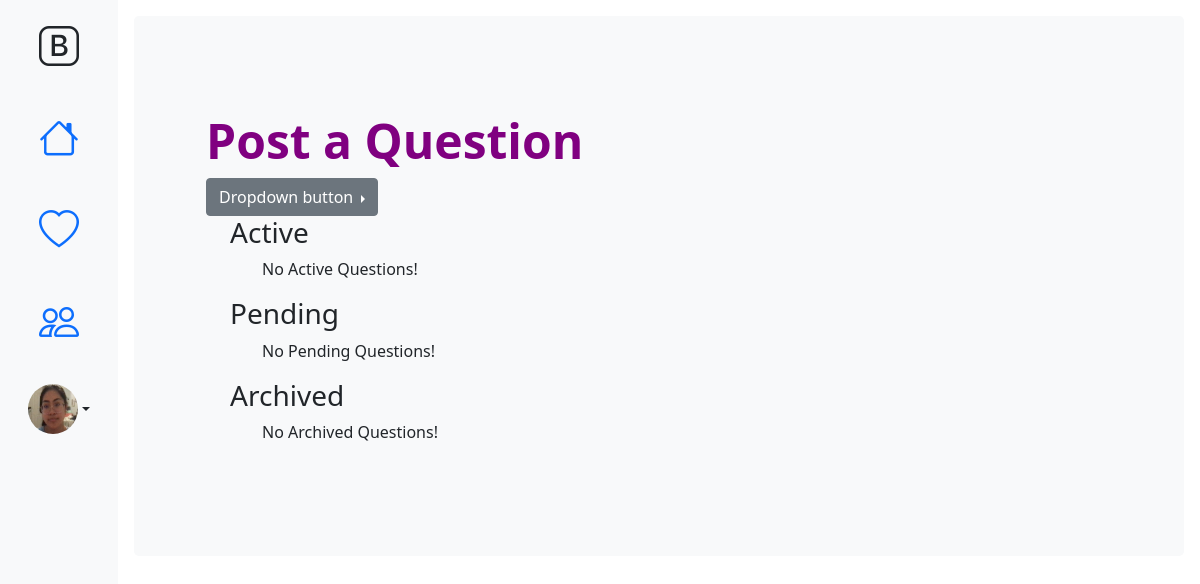
The app's page /user/ (signed in), older data.
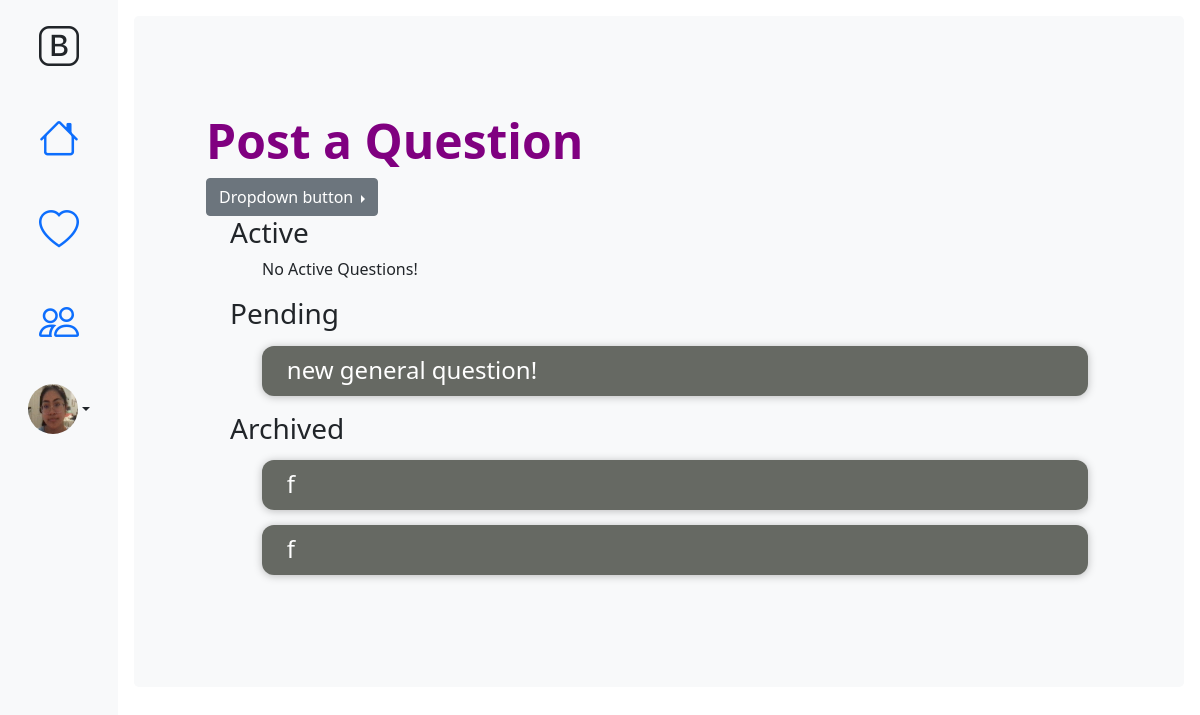
The same page, newer data.
### firstApp/models.py (models this page shows, shortened)
class UserProfileInfo(models.Model):
    user = models.OneToOneField(User,on_delete=models.CASCADE)
    FIELD = models.TextChoices('FIELDTYPE', 'Medical Engineering Education Home General')
    USERTYPE = models.TextChoices('USERTYPE', 'User Specialist')
    profile_pic = models.ImageField(upload_to='profile_pics',blank=True)
    user_type = models.CharField(choices=USERTYPE.choices, max_length=10, default="User")
    field = models.CharField(choices=FIELD.choices, max_length=12, default="General")
    slug = models.SlugField(null=True)

class Question(models.Model):
    PROGRESSTYPE = models.TextChoices('PROGRESSTYPE', 'Active Pending Archived')
    FIELDTYPE = models.TextChoices('FIELDTYPE', 'Medical Engineering Education Home General')
    title = models.CharField(max_length=200)
    author = models.ForeignKey('auth.User', on_delete=models.CASCADE, null=True)
    text = models.TextField()
    created_date = models.DateTimeField(default=timezone.now)
    price = models.PositiveIntegerField(default=1)
    field_type = models.CharField(choices=FIELDTYPE.choices, max_length=12, default="General")
    progress_type = models.CharField(choices=PROGRESSTYPE.choices, max_length=12, default="Pending")
    room = models.CharField(max_length=6, default="")

### firstApp/views.py (the view)
# urls.py: path('user/',views.HomeUserViewList.as_view(),name="home"),
class HomeUserViewList(LoginRequiredMixin,ListView):
    login_url = '/about/'
    redirect_field_name = ''
    template_name = 'firstApp/home_list.html'
    context_object_name = 'questions'
    model = Question
    def get_queryset(self):
         if self.request.user.is_authenticated:
             return Question.objects.filter(author=self.request.user)
         else:
             return Question.objects.none()
    def get_context_data(self,**kwargs):
        context = super(HomeUserViewList,self).get_context_data(**kwargs)
        context['form']=QuestionForm()
        context['active_questions']=Question.objects.filter(progress_type= 'Active',author=self.request.user)
        context['pending_questions']=Question.objects.filter(progress_type= 'Pending', author=self.request.user)
        context['archived_questions']=Question.objects.filter(progress_type= 'Archived', author=self.request.user)
        return context

### firstApp/context_processors.py (called while the page is built)
def firstContext(request):
    try:
        if request.user.is_authenticated:
            profile = get_object_or_404(UserProfileInfo,user=request.user)
            return {
                'profile': profile
            }
        return {'empty': ''}
    except:
        return {'profile':'hi'}

### firstApp/templates/firstApp/home_list.html (shortened to what this page needs)
{% extends "firstApp/base2.html" %}
{% block body_block %}
<div class="p-5 mb-4 bg-light rounded-3">
      <div class="container-fluid py-5">
        <h1 class="display-5 fw-bold color-me">Post a Question</h1>
        <div class="dropend">
          <button class="btn btn-secondary dropdown-toggle" type="button" id="dropdownMenuButton1" data-bs-toggle="dropdown" aria-expanded="false">
            Dropdown button
          </button>
        </div>
        <div class="container">
          <div class="centerstage">
            <h3>Active</h3>
            <ul>
              {% for question in active_questions %}
              <div class="whole-post" onclick="location.href='{%url 'firstApp:userRoom' slug=question.room %}'">
                <div class="question-list-item">
              <h4>{{question.title}}</h4>
              </div>
              </div>
              {%empty%}
              <p>No Active Questions!</p>
              {% endfor %}
            </ul>
          </div>
          <div class="centerstage">
            <h3>Pending</h3>
            <ul>
              {% for question in pending_questions %}
              <div class="whole-post" onclick="location.href = {{question.id}}">
                <div class="question-list-item">
              <h4>{{question.title}}</h4>
              </div>
              </div>
              {%empty%}
              <p>No Pending Questions!</p>
              {% endfor %}
            </ul>
          </div>
          <div class="centerstage">
            <h3>Archived</h3>
            <ol>
              {% for question in archived_questions %}
              <div class="whole-post" onclick="location.href = {{question.id}}">
                <div class="question-list-item">
              <h4>{{question.title}}</h4>
              </div>
              </div>
              {%empty%}
              <p>No Archived Questions!</p>
              {% endfor %}
            </ol>
          </div>
        </div>
      </div>
    </div>
{% endblock %}

### firstApp/templates/firstApp/base2.html (shortened to what this page needs)
<!DOCTYPE html>
{% load static %}
<html lang="en" dir="ltr">
  <head>
    <link rel="stylesheet" href="{% static "css/style5.css" %}">
    <link rel="stylesheet" href="https://cdn.jsdelivr.net/npm/bootstrap-icons@1.4.0/font/bootstrap-icons.css">
    <link href="https://cdn.jsdelivr.net/npm/bootstrap@5.1.0/dist/css/bootstrap.min.css" rel="stylesheet">
  </head>
  <body>
    <div class="container-fluid">
        <div class="row">
            <div class="col-sm-auto bg-light sticky-top">
                <div class="d-flex flex-sm-column flex-row flex-nowrap bg-light align-items-center sticky-top">
                    <a href="{% url 'firstApp:about'%}" class="d-block p-3 link-dark text-decoration-none" title="" data-bs-toggle="tooltip" data-bs-placement="right" data-bs-original-title="Icon-only">
                        <i class="bi-bootstrap fs-1"></i>
                    </a>
                    <ul class="nav nav-pills nav-flush flex-sm-column flex-row flex-nowrap mb-auto mx-auto text-center align-items-center">
                        <li class="nav-item">
                            {% if profile.user_type == 'User' %}
                            <a href="{% url 'firstApp:home'%}" class="nav-link py-3 px-2" title="" data-bs-toggle="tooltip" data-bs-placement="right" data-bs-original-title="Home">
                                <i class="bi-house fs-1"></i>
                            </a>
                            {%else%}
                            <a href="{% url 'firstApp:homeSpecialist'%}" class="nav-link py-3 px-2" title="" data-bs-toggle="tooltip" data-bs-placement="right" data-bs-original-title="Home">
                                <i class="bi-house fs-1"></i>
                            </a>
                            {% endif %}
                        </li>
                        <li>
                            <a href="#" class="nav-link py-3 px-2" title="" data-bs-toggle="tooltip" data-bs-placement="right" data-bs-original-title="Products">
                                <i class="bi-heart fs-1"></i>
                            </a>
                        </li>
                        <li>
                            <a href="#" class="nav-link py-3 px-2" title="" data-bs-toggle="tooltip" data-bs-placement="right" data-bs-original-title="Customers">
                                <i class="bi-people fs-1"></i>
                            </a>
                        </li>
                    </ul>
                    <div class="dropdown">
                        <a href="#" class="d-flex align-items-center justify-content-center p-3 link-dark text-decoration-none dropdown-toggle" id="dropdownUser3" data-bs-toggle="dropdown" aria-expanded="false">
                            {%if profile.profile_pic %}
                            <img class="image-rounded" height="50px" width="50px" src="{{profile.profile_pic.url}}" alt="">
                            {%else%}
                            <i class="bi-person-circle h2"></i>
                            {%endif%}
                        </a>
                    </div>
                </div>
            </div>
            <div class="col-sm p-3 min-vh-100">
              {% block body_block %}
              {% endblock %}
            </div>
        </div>
    </div>
  </body>
</html>

### firstApp/static/css/style5.css (style rules this page uses)
.color-me { color: purple !important; }
.image-rounded { border-radius: 50%; }
.whole-post { background-color: #666963; border-radius: 12px; box-shadow: 0 1px 8px rgba(0, 0, 0, 0.25); transition-duration: 0.4s; color:white; height: 50px; margin-top: 15px; }
.centerstage { margin-right: auto; margin-left: auto; }
.question-list-item { padding-top: 10px; padding-left:3%; }

Row changes from the older to the newer data that the page shows:
added Question: title "new general question!", shown under "Pending"
added Question: title "f", shown under "Archived"
added Question: title "f", shown under "Archived"
Text that changed along with them:
text no longer shown: "No Pending Questions! No Archived Questions!"
